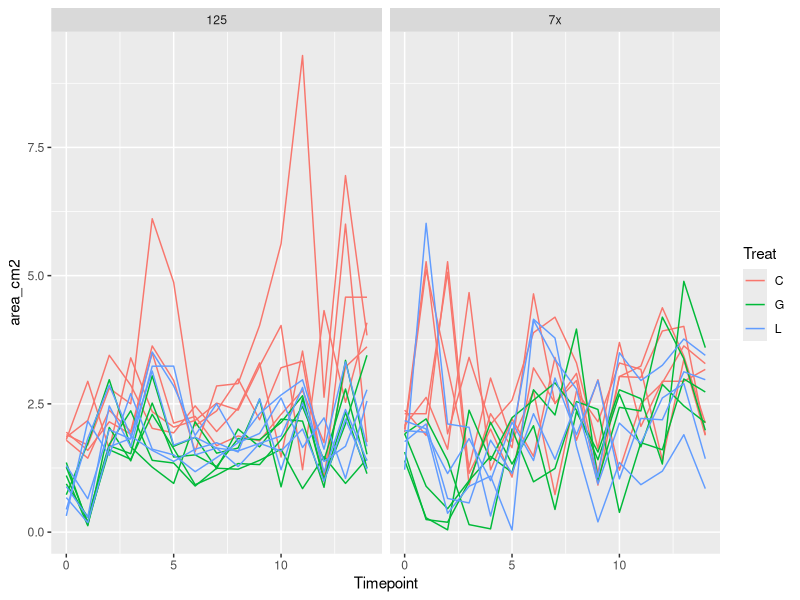
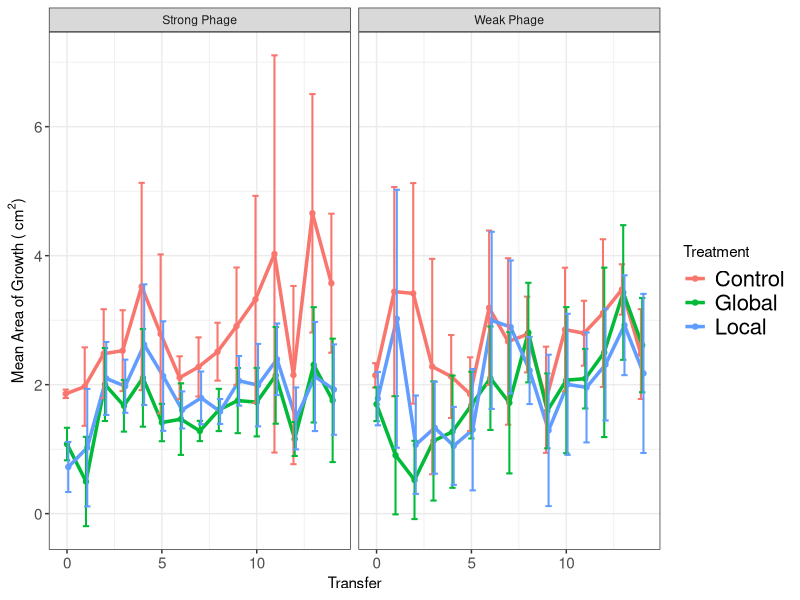
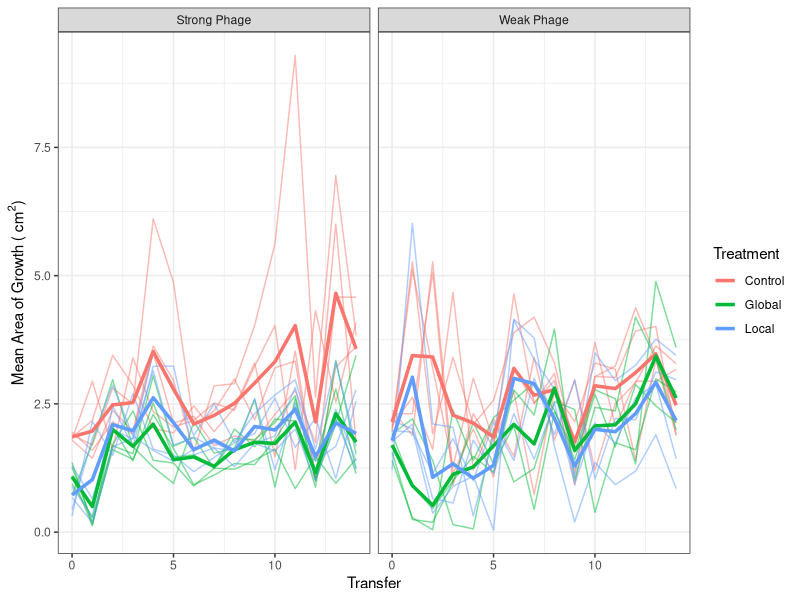
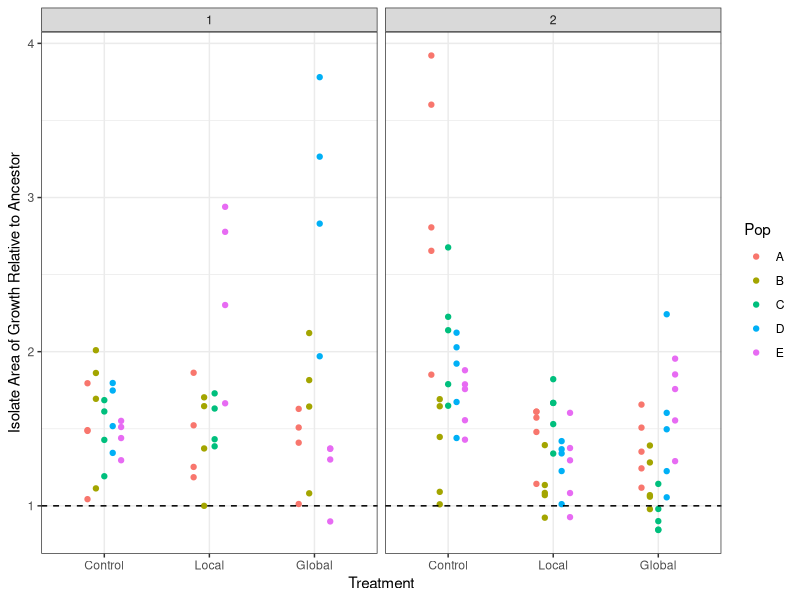
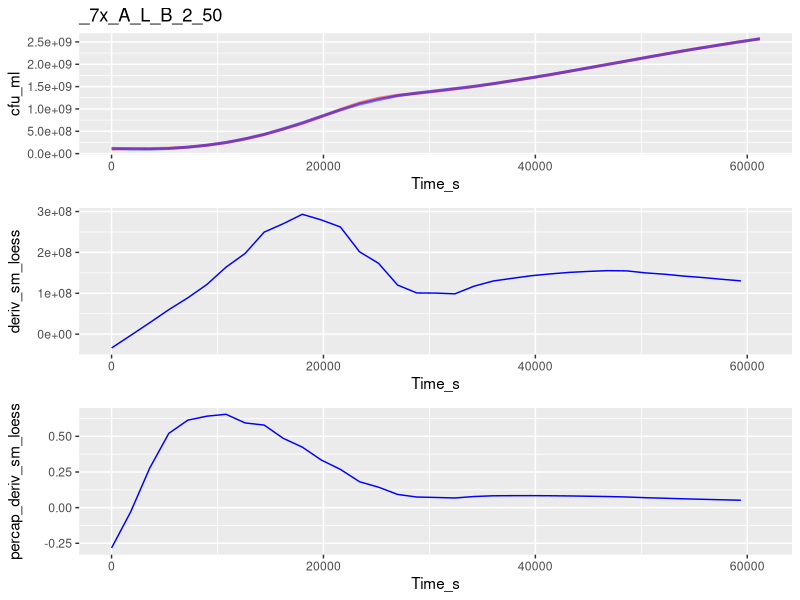
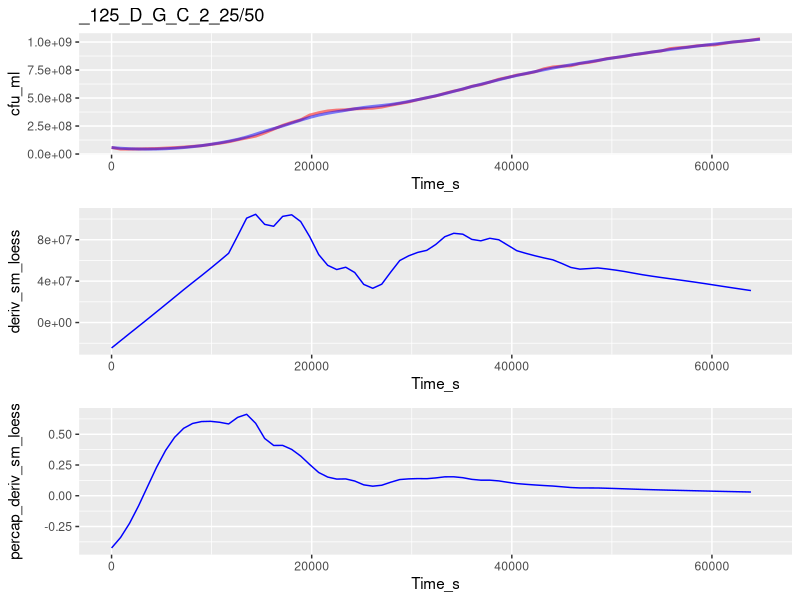
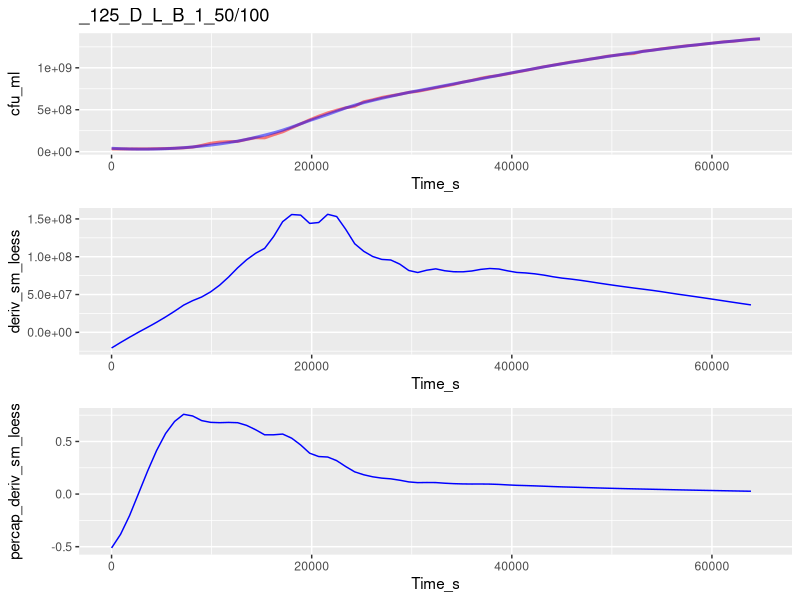
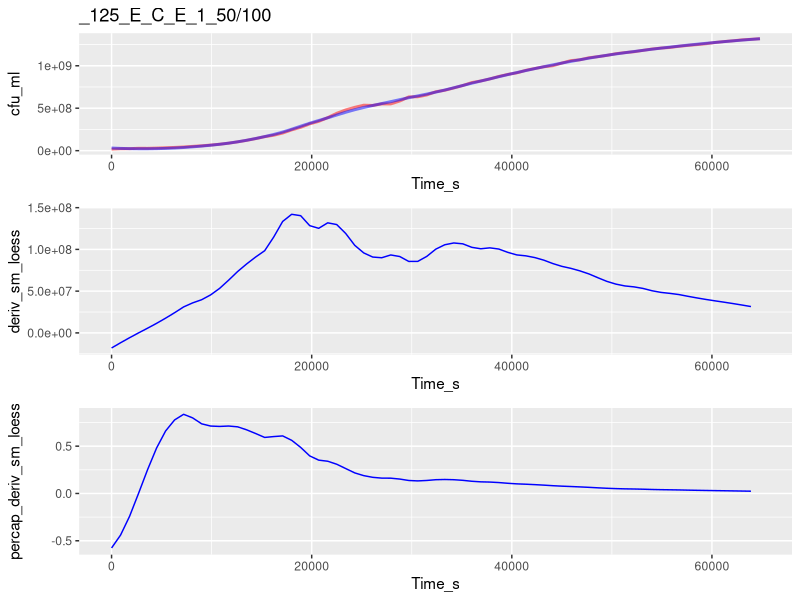

Recreate these plots in R, in order. (Note: this script raises an error after producing the figures.)
##TODO: 
##      migration stats
##      growth curve analysis
##      growth curve stats
##      

library("ggplot2")
library("dplyr")

#Need to split this into 2 scripts: one to take the messy data
# (e.g. isolate information in underscore formats, etc)
#and get it cleaned up, then output those clean data
#And another to take the clean data & analyze it
#Then put the messy data in one folder and the clean data in another folder
#Along with the separate scripts
#So when it's published, can just tell people to re-run the clean data script

#need to make Rep vs Pop consistent
#redo all analysis using dplyr
#redo analysis using vectorization
#include std curve for spec in this code (it may alread be there???)
#Do a scripted analysis of how much to smoothe gc data (not manually checking)
# #to be done later:
# #define function to get means of rates
# mean_rates <- function(sub_by_list, my_data)
# analyze additional plate scans
#change resistance to be by treat then by pop
#Change growth rate for ancestor to dotted line

##Experimental evolution migration ----
exper_evol_migr <- read.csv("./Clean_Data/Experimental_evolution_growth.csv")

#Drop points after T14
exper_evol_migr <- exper_evol_migr[exper_evol_migr$Timepoint <= 14, ]

#Calculate total area
exper_evol_migr$area_cm2 <- pi*exper_evol_migr$Width_cm/2*exper_evol_migr$Height_cm/2

#Make plot with all pops shown
ggplot(data = exper_evol_migr,
       aes(x = Timepoint, y = area_cm2, group = paste(Treat, Pop),
           color = Treat)) +
  geom_line() +
  facet_grid(~Proj)

#Summarize
exper_evol_migr <- group_by(exper_evol_migr, Proj, Treat, Timepoint)
exper_evol_summ <- summarize(exper_evol_migr,
                             area_mean = mean(area_cm2),
                             area_sd = sd(area_cm2),
                             area_n = n())

#Make plot of summarized data
my_facet_labels <- c("7x" = "Weak Phage", "125" = "Strong Phage")

ggplot(data = exper_evol_summ, aes(x = Timepoint, y = area_mean,
                                   color = Treat)) +
  geom_point(position = position_dodge(0.2)) + 
  geom_line(size = 1.2, position = position_dodge(0.2)) +
  theme_bw() +
  theme(axis.text.y = element_text(size = 11), axis.text.x = element_text(size = 11),
        legend.text = element_text(size = 16)) +
  facet_grid(~Proj, labeller = labeller(Proj = my_facet_labels)) +
  geom_errorbar(aes(ymax = area_mean+area_sd, ymin = area_mean-area_sd),
                width=1, size = .7, position=position_dodge(0.2)) +
  labs(x = "Transfer", 
       y = expression(paste("Mean Area of Growth ( ", cm^2, ")"))) + 
  scale_color_hue(name = "Treatment", breaks = c("C", "G", "L"),
                  labels = c("Control", "Global", "Local"))

#Make plot with both summarized and non-summarized data
ggplot(data = exper_evol_migr,
               aes(x = Timepoint, y = area_cm2, group = paste(Treat, Pop),
                   color = Treat)) +
         geom_line(alpha = 0.5) +
         facet_grid(~Proj, labeller = labeller(Proj = my_facet_labels)) +
  theme_bw() +
  scale_color_hue(name = "Treatment", breaks = c("C", "G", "L"),
                  labels = c("Control", "Global", "Local")) +
  geom_line(data = exper_evol_summ,
            aes(x = Timepoint, y = area_mean, color = Treat,
                group = Treat),
            size = 1.2) +
  labs(x = "Transfer", 
       y = expression(paste("Mean Area of Growth ( ", cm^2, ")"))) + 
  NULL
    

##Isolate migration ----
isol_migration <- read.csv("./Clean_Data/Isolate_migration.csv")

#Calculate total area
isol_migration$area_cm2 <- pi*isol_migration$Width_cm/2*isol_migration$Height_cm/2

#Calculate total area relative to same-day ancestor
ancestors <- isol_migration[isol_migration$Isol == "Anc", ]
isol_migration$relative_area <-
  isol_migration$area_cm2/ancestors$area_cm2[
    match(as.Date(isol_migration$end_timestamp),
          as.Date(ancestors$end_timestamp))]

#Plot data
my_facet_labels <- c("7x" = "Weak Phage", 
                     "125" = "Strong Phage",
                     "C" = "Control", "G" = "Global", "L" = "Local",
                     "A" = "WT")

ggplot(isol_migration[isol_migration$Isol != "Anc", ], 
       aes(x = Treat, y = relative_area, color = Pop,
           group = Pop)) +
  geom_point(position = position_dodge(0.4)) +
  facet_grid(~Proj, labeller = labeller(Proj = my_facet_labels)) +
  theme_bw() + 
  labs(y = "Isolate Area of Growth Relative to Ancestor",
       x = "Treatment") +
  geom_hline(yintercept = 1, lty = 2) +
  scale_x_discrete(limits = c("C", "L", "G"),
                   labels = c("Control", "Local", "Global")) +
  NULL

##Isolate growth curves ----


##growth curve analysis
# library("minpack.lm")
# library("tidyr")
# library("lubridate")

#Read data
gc_data <- read.csv("./Clean_Data/Isolate_growth_curves.csv",
                    header = T, stringsAsFactors = F)

#Make unique well identifiers
gc_data$uniq_well <- paste(gc_data$Date,
                           gc_data$Proj,
                           gc_data$Pop,
                           gc_data$Treat,
                           gc_data$Isol,
                           gc_data$Rep_Well,
                           gc_data$Media,
                           sep = "_")

#reorder
gc_data <- gc_data[order(gc_data$uniq_well, gc_data$Time_s), ]

calc_deriv <- function(density, percapita = FALSE,
                          subset_by = NULL, time = NULL,
                          time_normalize = NULL) {
  #Note! density values must be sorted sequentially into their unique sets already
  
  #Provided a vector of density values, this function returns (by default) the
  # difference between sequential values
  #if percapita = TRUE, the differences of density are divided by density
  #if subset_by is provided, it should be a vector (same length as density),
  # the unique values of which will separate calculations
  #if time_normalize is specified, time should be provided as a simple 
  # numeric (e.g. number of seconds) in some unit
  #Then the difference will be normalized for the time_normalize value
  #(e.g. if time is provided in seconds and the difference per hour is wanted,
  # time_normalize should = 3600)
  
  #Check inputs
  if (!is.numeric(time)) {
    stop("time is not numeric")
  }
  if (!is.null(time_normalize)) {
    if (!is.numeric(time_normalize)) {
      stop("time_normalize is not numeric")
    } else if (is.null(time)) {
      stop("time_normalize is specified, but time is not provided")
    }
  }
  
  #Calc derivative
  ans <- c(density[2:length(density)]-density[1:(length(density)-1)])
  #Percapita (if specified)
  if (percapita) {
    ans <- ans/density[1:(length(density)-1)]
  }
  #Time normalize (if specified)
  if (!is.null(time_normalize)) {
    ans <- ans/
      (c(time[2:length(time)]-time[1:(length(time)-1)])/time_normalize)
  }
  #Subset by (if specified)
  if (!is.null(subset_by)) {
    ans[subset_by[2:length(subset_by)] != subset_by[1:(length(subset_by)-1)]] <- NA
  }
  return(c(ans, NA))
}

#Smooth data
gc_data$sm_loess <- NA
for (my_well in unique(gc_data$uniq_well)) {
  my_rows <- which(gc_data$uniq_well == my_well)
  #Smooth with loess
  gc_data$sm_loess[my_rows] <- loess(cfu_ml ~ Time_s, span = 0.4,
                                             data = gc_data[my_rows, ])$fitted
}

#Calculate growth per hour from loess curve
gc_data$deriv_sm_loess <- calc_deriv(gc_data$sm_loess,
                                     subset_by = gc_data$uniq_well,
                                     time = gc_data$Time_s,
                                     time_normalize = 3600)

#Calculate per capita growth per hour from loess curve
gc_data$percap_deriv_sm_loess <- calc_deriv(gc_data$sm_loess,
                                            percapita = TRUE,
                                            subset_by = gc_data$uniq_well,
                                            time = gc_data$Time_s,
                                            time_normalize = 3600)
  

#Calculate per capita growth per hour from original curve
gc_data$percap_deriv_cfu <- calc_deriv(gc_data$cfu_ml,
                                       percapita = TRUE,
                                       subset_by = gc_data$uniq_well,
                                       time = gc_data$Time_s,
                                       time_normalize = 3600)

#View samples of original & smoothed curves
# as well as derivatives (per cap & not) of both orig and smoothed curves
for (my_well in sample(unique(gc_data$uniq_well), 5)) {
  my_rows <- which(gc_data$uniq_well == my_well)
  
  print(cowplot::plot_grid(
    ggplot(data = gc_data[my_rows, ],
           aes(x = Time_s, y = cfu_ml)) +
      geom_line(color = "red", lwd = 1, alpha = 0.5) +
      geom_line(aes(x = Time_s, y = sm_loess),
                color = "blue", lwd = 1, alpha = 0.5) +
      ggtitle(gc_data[my_rows[1], "uniq_well"]) +
      #geom_hline(yintercept = 383404890) +
      NULL,
    ggplot(data = gc_data[my_rows, ],
           aes(x = Time_s, y = deriv_sm_loess)) +
      geom_line(color = "blue") +
      NULL,
    ggplot(data = gc_data[my_rows, ],
           aes(x = Time_s, y = percap_deriv_sm_loess)) +
      geom_line(color = "blue") +
      # geom_line(aes(x = Time_s, y = percap_deriv_cfu),
      #           color = "red") +
      NULL,
    ncol = 1, align = "v"))
}

find_local_extrema <- function(values, 
                               return_maxima = TRUE,
                               return_minima = TRUE,
                               width_limit = NULL,
                               height_limit = NULL,
                               remove_endpoints = TRUE,
                               na.rm = FALSE) {
  #Takes a vector of values and returns a vector of the indices
  # of all local value extrema (by default, returns both maxima and minima)
  # To only return maxima or minima, change return_maxima/return_minima to FALSE

  #width_limit and/or height_limit must be provided
  #Width is how wide the window will be to look for a maxima/minima
  # Narrower width will be more sensitive to narrow local maxima/minima
  # Wider width will be less sensitive to narrow local maxima/minima
  #Height is how high or low a single step is allowed to take
  # e.g. a maxima-finding function will not pass a valley deeper
  # than height_limit
  #Note that this also limits approaches to extrema, so if set too small
  # function may converge on non-peaks
  #If both width_limit and height_limit are provided, steps are limited
  # conservatively (a single step must meet both criteria)
  
  #This function is designed to be compatible with dplyr::group_by and summarize
  
  #Check inputs
  if (!return_maxima & !return_minima) {
    stop("Both return_maxima and return_minima are FALSE, at least one must be TRUE")
  }
  if (is.null(width_limit) & is.null(height_limit)) {
    stop("Either width_limit or height_limit must be provided")
  }
  if (!is.null(width_limit)) {
    if (width_limit%%2 == 0) {
      warning("width_limit must be odd, will use ", width_limit-1, " as width_limit")
      width_limit <- width_limit - 1
    }
  }
  if (is.null(width_limit) & !is.null(height_limit)) {
    warning("height_limit alone tends to be sensitive to height_limit parameter, use with caution")
  }
  if (na.rm == TRUE & sum(is.na(values)) > 0) {
    if (!all(is.na(values[(1+length(values)-sum(is.na(values))):length(values)]))) {
      warning("Removing NAs found within values vector, returned indices will refer to non-NA values")
      print(values)
    }
    values <- values[!is.na(values)]
  } else if(any(is.na(values))) {
    stop("Some provided values are NA and na.rm = FALSE")
  }
  
  #Define sub-function to find limits of the window
  get_window_limits <- function(cnt_pos,
                                width_limit = NULL,
                                height_limit = NULL,
                                looking_for = c("minima", "maxima"),
                                values = NULL) {
    #Check inputs
    if (length(looking_for) > 1) {stop("looking_for must be specified")}
    if (!is.null(height_limit) & is.null(values)) {
        stop("height_limit is specified, but no values are provided")
    }
    if (is.null(width_limit) & is.null(height_limit)) {
      stop("Either width_limit or height_limit must be provided")
    }
    
    #Define window limits
    window_start <- c(NA, NA)
    if (!is.null(width_limit)) { #using width limit
      window_start[1] <- max(c(1, cnt_pos-floor(width_limit/2)))
    }
    if (!is.null(height_limit)) { #using height limig
      #For startpoint height, we want the latest point that is
      #behind of our current point and
      #either:
      # below current height - height limit
      # or above current height + height limit
      #Then we move one place forward 
      # (so it's the last value w/in height limit)
        window_start[2] <- max(c(1,
                                 1+which(1:length(values) < cnt_pos &
                                         (values >= (values[cnt_pos] + height_limit) |
                                            values <= (values[cnt_pos] - height_limit)))))
        #Make sure we're going at least 1 point backwards
        if(window_start[2] >= cnt_pos) {window_start[2] <- cnt_pos-1}
    }
    window_end <- c(NA, NA)
    if (!is.null(width_limit)) { #using width limit
      window_end[1] <- min(c(length(values), cnt_pos+floor(width_limit/2)))
    }
    if (!is.null(height_limit)) { #using height limit
        #For endpoint height, we want the earliest point that is
        #forward of our current point and
        #either:
        # below current height - height limit
        # or above current height + height limit
        #Then we move one place back 
        # (so it's the last value w/in height limit)
        window_end[2] <- min(c(length(values),
                               -1+which(1:length(values) > cnt_pos & #not backwards
                                    (values <= (values[cnt_pos] - height_limit) |
                                      values >= (values[cnt_pos] + height_limit)))))
        #Make sure we're going at least one point forwards
        if (window_end[2] <= cnt_pos) {window_end[2] <- cnt_pos+1}
    }
    return(c(max(window_start, na.rm = T), min(window_end, na.rm = T)))
  }
  
  find_next_extrema <- function(cnt_pos, values,
                        width_limit = NULL,
                        height_limit = NULL,
                        looking_for = c("minima", "maxima")) {
    if (cnt_pos == length(values)) {best_pos <- cnt_pos-1
    } else {best_pos <- cnt_pos+1}
    
    #Save the starting position so we never go backwards
    start_pos <- cnt_pos
    
    ##Looking for next maxima
    if(looking_for == "maxima") {
      while (cnt_pos != best_pos) {
        #Move the previous best pointer to current pointer location
        best_pos <- cnt_pos
        #Get next window limits
        window_lims <- get_window_limits(cnt_pos = cnt_pos,
                                         width_limit = width_limit,
                                         height_limit = height_limit,
                                         looking_for = "maxima",
                                         values = values)
        #Make sure we're not going backwards
        window_lims <- c(max(start_pos, window_lims[1]),
                         max(start_pos, window_lims[2]))
        #Then move current pointer to highest point within window
        # (making sure not to check non-integer indices, or indices below 1 or
        #  higher than the length of the vector)
        cnt_pos <- window_lims[1]-1+which.max(values[window_lims[1]:window_lims[2]])
      }
    ##Looking for next minima
    } else if (looking_for == "minima") {
      while (cnt_pos != best_pos) {
        #Move the previous best pointer to current pointer location
        best_pos <- cnt_pos
        #Get next window limits
        window_lims <- get_window_limits(cnt_pos = cnt_pos,
                                         width_limit = width_limit,
                                         height_limit = height_limit,
                                         looking_for = "minima",
                                         values = values)
        #Make sure we're not going backwards
        window_lims <- c(max(start_pos, window_lims[1]),
                         max(start_pos, window_lims[2]))
        #Then move current pointer to lowest point within window
        # (making sure not to check non-integer indices, or indices below 1 or
        #  higher than the length of the vector)
        cnt_pos <- window_lims[1]-1+which.min(values[window_lims[1]:window_lims[2]])
      }
    }
    return(best_pos)
  }
  
  cnt_pos <- 1
  ##Find first maxima
  maxima_list <- c(find_next_extrema(cnt_pos, values,
                                     width_limit = width_limit,
                                     height_limit = height_limit,
                                     looking_for = "maxima"))
  ##Find first minima
  minima_list <- c(find_next_extrema(cnt_pos, values,
                                     width_limit = width_limit,
                                     height_limit = height_limit,
                                     looking_for = "minima"))
  
  ##Check for next extrema until...
  while (TRUE) {
    #we're finding repeats
    if (any(duplicated(c(minima_list, maxima_list)))) {break}
    #or we hit the end of the values
    if (length(values) %in% c(maxima_list, minima_list)) {
      break
    }
    #Since maxima & minima must alternate, always start with furthest one 
    # we've found so far
    cnt_pos <- max(c(minima_list, maxima_list))
    #we're looking for a maxima next
    if (cnt_pos %in% minima_list) {
      maxima_list <- c(maxima_list,
                       find_next_extrema(cnt_pos, values,
                                         width_limit = width_limit,
                                         height_limit = height_limit,
                                         looking_for = "maxima"))
      #we're looking for a minima next
    } else if (cnt_pos %in% maxima_list) {
      minima_list <- c(minima_list,
                       find_next_extrema(cnt_pos, values,
                                         width_limit = width_limit,
                                         height_limit = height_limit,
                                         looking_for = "minima"))
    }
  }
  
  #Combine maxima & minima values & remove duplicates
  output <- c()
  if (return_maxima) {output <- c(output, maxima_list)}
  if (return_minima) {output <- c(output, minima_list)}
  #If remove endpoints is true, remove first or last values from return
  if (remove_endpoints) {
    if (1 %in% output) {output <- output[-which(output == 1)]}
    if (length(values) %in% output) {
      output <- output[-which(output == length(values))]}
  }
  #Remove duplicates
  output <- unique(output)
  #Order
  output <- output[order(output)]
  
  return(output)
}

#Group data by unique wells
gc_data <- group_by(gc_data, Date, Proj, Pop, Treat, Isol, Rep_Well, Media,
                    uniq_well)

# at max percap growth rate, find:
#     per capita growth rate (r)
#     density
#     time since some low density (lag time)
# at first local minima of non-percap growth rate after max growth rate 
#   (pseudo carrying capacity)
#   at pseudo K, find:
#     density (carrying capacity)
#     time since max percap growth rate
#     time since low density

gc_summarized <- summarize(gc_data,
   first_min_index = find_local_extrema(sm_loess,
                                        return_maxima = FALSE,
                                        width_limit = (7200/(Time_s[2]-Time_s[1])) + 1,
                                        na.rm = T,
                                        remove_endpoints = FALSE)[1],
   first_min = sm_loess[first_min_index],
   first_min_time = Time_s[first_min_index],
  #find the per capita grow rate peaks
  max_percap_index = find_local_extrema(percap_deriv_sm_loess,
                                        return_minima = FALSE,
                                        width_limit = (21600/(Time_s[2]-Time_s[1])) + 1,
                                        na.rm = T,
                                        remove_endpoints = F)[
     #Use the first one that follows the minimum density
     match(TRUE, find_local_extrema(percap_deriv_sm_loess,
                                    return_minima = FALSE,
                                    width_limit = (21600/(Time_s[2]-Time_s[1])) + 1,
                                    na.rm = T,
                                    remove_endpoints = F) >= first_min_index)],                   
  max_percap_gr_rate = percap_deriv_sm_loess[max_percap_index],
  max_percap_gr_rate_time = Time_s[max_percap_index],
  max_percap_gr_rate_dens = sm_loess[max_percap_index],
  pseudo_K_index = #find the local minima in non-per capita grow rate
    find_local_extrema(deriv_sm_loess,
                                      return_maxima = FALSE,
                                      width_limit = (7200/(Time_s[2]-Time_s[1])) + 1,
                                      na.rm = T)[
      #use the first one that follows the max percap gr rate
    match(TRUE, find_local_extrema(deriv_sm_loess,
                                      return_maxima = FALSE,
                                      width_limit = (7200/(Time_s[2]-Time_s[1])) + 1,
                                      na.rm = T) > max_percap_index)],
  pseudo_K = sm_loess[pseudo_K_index],
  pseudo_K_time = Time_s[pseudo_K_index],
  pseudo_K_deriv = deriv_sm_loess[pseudo_K_index],
  pseudo_K_index2 = #find the local minima with more sensitivity
    find_local_extrema(deriv_sm_loess,
                       return_maxima = FALSE,
                       width_limit = (5400/(Time_s[2]-Time_s[1])) + 1,
                       na.rm = T)[
     #use the first one that follows the max percap gr rate
     match(TRUE, find_local_extrema(deriv_sm_loess,
                                    return_maxima = FALSE,
                                    width_limit = (5400/(Time_s[2]-Time_s[1])) + 1,
                                    na.rm = T) > max_percap_index)],
  pseudo_K2 = sm_loess[pseudo_K_index2],
  pseudo_K_time2 = Time_s[pseudo_K_index2],
  pseudo_K_deriv2 = deriv_sm_loess[pseudo_K_index2],
  
   #   pseudo_K_timetomaxpcgr = #pseudo K time - max percap gr rate time
)

#For pseudo K, use more-sensitive data when less-sensitive
# window didn't find it

                       

#The problem continues to be that we cannot find
# a threshold density which all pops start below
# and which all pops grow to at a reasonably early time
#Perhaps the solution is to divide it by project/media?


#Code to check find_local_extrema on a single well
my_well <- "2017-A_7x_Anc_Anc_Anc_1_50"
  #"2017-E_7x_B_C_E_1_50" #lowest pseudo-K
#my_well <- "2017-E_7x_B_G_E_1_100" #highest first min
#unique(gc_data$uniq_well)[1]
temp <- gc_data[gc_data$uniq_well == my_well, ]
find_local_extrema(temp$sm_loess,
                   return_minima = FALSE,
                   width_limit = (28800/(temp$Time_s[2]-temp$Time_s[1])) + 1,
                   na.rm = T,
                   remove_endpoints = F)
                   

for (my_well in unique(gc_data$uniq_well)) {
  tiff(filename = paste("./Growth_curve_plots/", my_well, ".tiff", sep = ""),
       width = 5, height = 10, units = "in", res = 300)
  my_rows <- which(gc_data$uniq_well == my_well)
  print(cowplot::plot_grid(
    ggplot(data = gc_data[my_rows, ],
           aes(x = Time_s, y = cfu_ml)) +
      geom_line(color = "red", lwd = 1, alpha = 0.5) +
      geom_line(aes(x = Time_s, y = sm_loess),
                color = "blue", lwd = 1, alpha = 0.5) +
      ggtitle(gc_data[my_rows[1], "uniq_well"]) +
      #Add point for first minima
      geom_point(data = gc_summarized[gc_summarized$uniq_well == my_well, ],
                 aes(x = first_min_time, y = first_min),
                 color = "green", size = 3) +
      NULL,
    ggplot(data = gc_data[my_rows, ],
           aes(x = Time_s, y = deriv_sm_loess)) +
      geom_line(color = "blue") +
      #Add point for pseudo K
      geom_point(data = gc_summarized[gc_summarized$uniq_well == my_well, ],
                 aes(x = pseudo_K_time, y = pseudo_K_deriv),
                 color = "green", size = 3) +
      NULL,
    ggplot(data = gc_data[my_rows, ],
           aes(x = Time_s, y = percap_deriv_sm_loess)) +
      geom_line(color = "blue") +
      #Add point for max growth rate
      geom_point(data = gc_summarized[gc_summarized$uniq_well == my_well, ],
                 aes(x = max_percap_gr_rate_time, y = max_percap_gr_rate),
                 color = "green", size = 3) +
      NULL,
    ncol = 1, align = "v"))
  dev.off()
}

##Check:
wells_check <- c("2017-B_7x_C_L_B_1_50", #isn't working
                 "2017-A_7x_Anc_Anc_Anc_1_50",
                 "2017-A_7x_B_L_A_1_100",
                 "2017-B_7x_C_L_B_1_50",
                 "2017-C_7x_B_C_C_1_100",
                 "2017-C_7x_B_C_C_2_100",
                 "2017-C_7x_C_C_C_1_50",
                 "2017-C_7x_C_L_C_2_100",
                 "2017-C_7x_D_G_C_1_50",
                 "2017-C_7x_D_G_C_1_100",
                 "2017-C_7x_D_G_C_2_50",
                 "2017-C_7x_D_G_C_2_100",
                 "2017-C_7x_E_G_C_1_100",
                 "2017-C_7x_E_G_C_2_100",
                 "2017-E_7x_B_C_E_1_50",
                 "2017-E_7x_C_C_E_1_100",
                 "2017-E_7x_C_C_E_2_100",
                 "2019-09-10_125_B_C_A_1_25-50",
                 "2019-09-10_125_B_C_A_2_25-50",
                 "2019-09-10_125_B_G_A_1_25-50",
                 "2019-09-12_125_B_C_D_1_25-50",
                 "2019-09-12_125_B_C_D_2_25-50",
                 "2019-09-12_125_B_G_D_1_25-50",
                 "2019-09-12_125_D_L_D_1_50-100",
                 "2019-09-12_125_D_L_D_2_50-100",
                 "2019-09-13_125_B_C_E_1_50-100",
                 "2019-09-13_125_B_C_E_2_25-50",
                 "2019-09-13_125_C_C_E_1_50-100",
                 "2019-09-13_125_D_L_E_1_50-100"
                 )
                 

for (my_well in wells_check) {
  tiff(filename = paste("./Challenging_growth_curve_plots/", my_well, ".tiff", sep = ""),
       width = 5, height = 10, units = "in", res = 300)
  my_rows <- which(gc_data$uniq_well == my_well)
  print(cowplot::plot_grid(
    ggplot(data = gc_data[my_rows, ],
           aes(x = Time_s, y = cfu_ml)) +
      geom_line(color = "red", lwd = 1, alpha = 0.5) +
      geom_line(aes(x = Time_s, y = sm_loess),
                color = "blue", lwd = 1, alpha = 0.5) +
      ggtitle(gc_data[my_rows[1], "uniq_well"]) +
      #Add point for first minima
      geom_point(data = gc_summarized[gc_summarized$uniq_well == my_well, ],
                 aes(x = first_min_time, y = first_min),
                 color = "green", size = 3) +
      NULL,
    ggplot(data = gc_data[my_rows, ],
           aes(x = Time_s, y = deriv_sm_loess)) +
      geom_line(color = "blue") +
      #Add point for pseudo K
      geom_point(data = gc_summarized[gc_summarized$uniq_well == my_well, ],
                 aes(x = pseudo_K_time, y = pseudo_K_deriv),
                 color = "green", size = 3) +
      #Add point for pseudo K2
      geom_point(data = gc_summarized[gc_summarized$uniq_well == my_well, ],
                 aes(x = pseudo_K_time2, y = pseudo_K_deriv2),
                 color = "dark green", size = 2) +
      NULL,
    ggplot(data = gc_data[my_rows, ],
           aes(x = Time_s, y = percap_deriv_sm_loess)) +
      geom_line(color = "blue") +
      #Add point for max growth rate
      geom_point(data = gc_summarized[gc_summarized$uniq_well == my_well, ],
                 aes(x = max_percap_gr_rate_time, y = max_percap_gr_rate),
                 color = "green", size = 3) +
      NULL,
    ncol = 1, align = "v"))
  dev.off()
}              
                 
                  


#get first_min values and sort
values <- gc_summarized
values <- values[order(-values$first_min), ]

values <- gc_data[my_rows, ]
plot(1:nrow(values), values$deriv_sm_loess)
find_local_extrema(values$deriv_sm_loess,
                   return_maxima = T,
                   width_limit = (3600/(values$Time_s[2]-values$Time_s[1])) + 1,
                   na.rm = T,
                   remove_endpoints = F)


#Find the low-threshold density to use as pseudo time 0
hist((gc_data$sm_loess[gc_data$Time_s == 0]))
max(gc_data$sm_loess[gc_data$Time_s == 0])

##TODO put this in descending order and figure out how to 
##pick a threshold that is before the peaks of most but
##high enough that we know when most pass it
test <- gc_data[gc_data$Time_s == 0, ]
test <- test[order(-test$sm_loess), ]


#Plot curves & peaks
view_peaks <- function(time_data, dens_data, well_contents, plt_point = TRUE,
                       peak_time = NULL, peak_dens = NULL, peak_well_contents,
                       numplots = 9, lwd = 1) {
  #Inputs:  time_data - vector of time values
  #         dens_data - vector of density values, matched with time_data
  #         well_contents - vector of well contents, matched with time_data
  #         peak_time - vector of peaks' time values
  #         peak_dens - vector of peaks' density values, matched with peak_time
  #         peak_well_contents - vectore of peaks' well contents, matched with peak_time
  require(ggplot2)
  for (start_group in seq(from = 1, to = length(unique(well_contents)),
                          by = numplots)) {
    my_wells <- unique(well_contents)[start_group:(start_group+numplots-1)]
    myplot <- ggplot(data = data.frame(
      "dens" = dens_data[well_contents %in% my_wells],
      "time" = time_data[well_contents %in% my_wells],
      "contents" = well_contents[well_contents %in% my_wells]),
      aes(x = time, y = dens)) +
      geom_line(lwd = lwd) +
      facet_wrap(~contents)
    if (plt_point) {
      myplot <- myplot + 
        geom_point(data = data.frame(
          "dens" = peak_dens[peak_well_contents %in% my_wells],
          "time" = peak_time[peak_well_contents %in% my_wells],
          "contents" = peak_well_contents[peak_well_contents %in% my_wells]),
          aes(x = time, y = dens),
          size = 3, pch = 13)
    }
    print(myplot)
  }
}

view_peaks(tidymerge$Timepoint, tidymerge$OD, tidymerge$Well,
           peak_time = outmerge$maxtime, peak_dens = outmerge$max, 
           peak_well_contents = outmerge$Well)

#Group data by indiv growth curves
grp_data1 <- dplyr::group_by(tidycurves[!is.na(tidycurves$smoothed), ], 
                             Well)

#Get OD peak height & time for each growth curve
out_data1 <- dplyr::summarize(grp_data1, 
                              max = analyze_curves(smoothed, Timepoint, 
                                                   bandwidth = 9, return = "max"),
                              maxtime = analyze_curves(smoothed, Timepoint, 
                                                       bandwidth = 9, 
                                                       return = "maxtime"))



#extract maximum percap growth rates for each uniq well
#using non-overlapping averaged smoothing
gc_sm$Time <- as.character(gc_sm$Time)
gc_mpptir <- group_by(gc_sm, Media, Proj, Pop, Treat, Isol, Rep_Well)
gc_mpptir <- summarize(gc_mpptir, max_pcgr = max(pcgr, na.rm = T))
gc_mppti <- group_by(gc_mpptir, Media, Proj, Pop, Treat, Isol)
gc_mppti <- summarize(gc_mppti, gr_max_avg = mean(max_pcgr),
                      dt_min_sd = sd(max_pcgr))
gc_mppt <- group_by(gc_mppti, Media, Proj, Pop, Treat)
gc_mppt <- summarize(gc_mppt, avg_isols = mean(gr_max_avg),
                     sd_isols = sd(gr_max_avg))

#Making percap growth rate plots
my_facet_labels <- c("100" = "Rich Environment", 
                     "50" = "Adapted Environment",
                     "C" = "Control", "G" = "Global", "L" = "Local",
                     "A" = "WT", "1" = "Weak Phage", "2" = "Strong Phage")

#plot of all isols
gc_mppti$Media <- factor(gc_mppti$Media, levels = c(50, 100))
ggplot(gc_mppti, aes(x = Treat, y = gr_max_avg)) + 
  geom_jitter(width = 0.1, height = 0, size = 2) + 
  facet_grid(Media ~ Pop, labeller = labeller(Media = my_facet_labels)) +
  labs(x = "Treatment", y = "Per Capita Growth Rate (/hour)") +
  theme(axis.text.x = element_text(size = 11), 
        axis.text.y = element_text(size = 11)) +
  theme_bw()

#plot of all pops
gc_mppt$Media <- factor(gc_mppt$Media, levels = c(50, 100))

#For local viewing
ggplot(gc_mppt, aes(x = Treat, y = avg_isols), 
       labeller = labeller(Treat = my_facet_labels)) + 
  geom_point(pch = 1, size = 3) +
  facet_grid(Proj~Media, 
             labeller = labeller(Media = my_facet_labels, Proj = my_facet_labels)) + 
  labs(x = "Treatment", y = "Maximum Per Capita Growth Rate (/hour)") + theme_bw() + 
  scale_x_discrete(labels = c("Ancestor", "Control", "Global", "Local"))

#For poster
png(filename = "growth_rate_pops.png", width = 10, height = 7,
    units = "in", res = 300)
ggplot(gc_mppt, aes(x = Treat, y = avg_isols), 
       labeller = labeller(Treat = my_facet_labels)) + 
  geom_jitter(width = 0.075, height = 0, pch = 16, size = 6) +
  facet_grid(Proj~Media, 
             labeller = labeller(Media = my_facet_labels, Proj = my_facet_labels)) + 
  labs(x = "Treatment", y = "Maximum Per Capita Growth Rate (/hr)") + theme_bw() + 
  scale_x_discrete(labels = c("Ancestor", "Control", "Global", "Local")) +
  theme(axis.title = element_text(size = 20), axis.text = element_text(size = 16),
        strip.text = element_text(size = 20))
dev.off()


## Isolate resistance ----
resis_data <- read.csv("./Clean_Data/Isolate_resistance.csv",
                       stringsAsFactors = F)

#calculate EOP for ea isol
resis_data$EOP <- NA
resis_data$bd <- F
#First Handle below-detection points
my_rows <- which(resis_data$PFU == 0)
resis_data$pfu_ml[my_rows] <- 1*resis_data$dilution[my_rows]
resis_data$bd[my_rows] <- T
#Then calculate all EOPs
for (i in 1:nrow(resis_data)) {
  my_sub <- subset(resis_data, resis_data$Date == resis_data$Date[i])
  resis_data$EOP[i] <- resis_data$pfu_ml[i]/
    mean(my_sub[my_sub$Treat == "Anc",]$pfu_ml)
}

#Add flag for old vs new approach
resis_data$approach <- NA
resis_data$approach[1:70] <- "old"
resis_data$approach[71:nrow(resis_data)] <- "new"

ggplot(resis_data[resis_data$Treat != "Anc", ], 
       aes(x = Treat, y = EOP, color = Pop,
           shape = bd, group = Pop)) +
  facet_grid(Proj~approach) +
  geom_point(position = position_dodge(width = 0.5),
             alpha = 0.7) +
  scale_y_continuous(trans = "log10") +
  theme_bw()

# #For local viewing
# ggplot(resis_data[resis_data$Treat != "A", ], aes(x = Treat, y = 1-EOP)) +
#   scale_x_discrete(name = "Treatment") +
#   ylab("Resistance to Phage") +
#   facet_grid(Proj~Pop, labeller = labeller(Proj = my_facet_labels)) +
#   geom_dotplot(binaxis = "y", stackdir = "center", binwidth = 0.01, 
#                dotsize = 3) +
#   # geom_jitter(width = 0.2, height = 0, size = 2) +
#   theme_bw() + ggtitle("Population") +
#   theme(plot.title = element_text(size = 12, hjust = 0.5), 
#         axis.title = element_text(size = 12),
#         axis.text.x = element_text(color = "black", size = 12)) +
#   geom_hline(yintercept = 0, linetype = "dotted", size = 1.5)
# 
# #For poster
# png("resis_isols.png", width = 14, height = 9, units = "in", res = 300)
# ggplot(resis_data[resis_data$Treat != "A", ], aes(x = Treat, y = 1-EOP)) +
#   scale_x_discrete(name = "Treatment") +
#   ylab("Resistance to Phage") +
#   facet_grid(Proj~Pop, labeller = labeller(Proj = my_facet_labels)) +
#   geom_dotplot(binaxis = "y", stackdir = "center", binwidth = 0.02, 
#                dotsize = 2) +
#   theme_bw() + ggtitle("Population") +
#   theme(plot.title = element_text(size = 24, hjust = 0.5), 
#         axis.title = element_text(size = 24),
#         axis.text = element_text(color = "black", size = 20),
#         strip.text = element_text(size = 24)) +
#   geom_hline(yintercept = 0, linetype = "dotted", size = 1.5)
# dev.off()
# 
# #resistance vs growth
# gc_resis_data <- merge(resis_data, gc_mppti)
# gc_resis_mppt <- group_by(gc_resis_data, Media, Proj, Pop, Treat)
# gc_resis_mppt <- summarize(gc_resis_mppt, avg_eop = mean(EOP),
#                            avg_gr = mean(gr_max_avg))
# 
# #Make plot of all isolates
# ggplot(gc_resis_data, aes(x = 1-EOP, y = gr_max_avg)) +
#   geom_point() + 
#   facet_grid(Media~., labeller = labeller(Media = my_facet_labels)) +
#   geom_smooth(method = "lm") +
#   labs(x = "Resistance", y = "Per Capita Growth Rate (/hour)")
# 
# summary(lm(gr_max_avg~Media*EOP, data = gc_resis_data))
# 
# #Make plot of all pops
# #For local viewing
# ggplot(gc_resis_mppt, aes(x = 1-avg_eop, y = avg_gr)) +
#   geom_point(size = 2, aes(pch = Treat)) + 
#   scale_shape_manual(values = c(3, 15, 16, 17), name = "Treatment",
#                      breaks = c("A", "C", "G", "L"),
#                      labels = c("WT", "Control", "Global", "Local")) +
#   facet_grid(Media~Proj, labeller = labeller(Media = my_facet_labels,
#                                              Proj = my_facet_labels)) +
#   geom_smooth(method = "lm") +
#   labs(x = "Resistance", y = "Average Per Capita Growth Rate (/hour)") +
#   theme_bw()
# 
# #For poster
# png("resis_gc_tradeoff.png", width = 10, height = 7, units = "in",
#     res = 300)
# ggplot(gc_resis_mppt, aes(x = 1-avg_eop, y = avg_gr)) +
#   geom_point(size = 4, aes(pch = Treat)) + 
#   scale_shape_manual(values = c(3, 15, 16, 17), name = "Treatment",
#                      breaks = c("A", "C", "G", "L"),
#                      labels = c("WT", "Control", "Global", "Local")) +
#   facet_grid(Proj~Media, labeller = labeller(Media = my_facet_labels,
#                                              Proj = my_facet_labels)) +
#   geom_smooth(method = "lm", se = F) +
#   labs(x = "Resistance", y = "Average Maximum Per Capita Growth Rate (/hr)") +
#   theme_bw() +
#   theme(axis.text = element_text(size = 16),
#         strip.text = element_text(size = 20),
#         axis.title = element_text(size = 20),
#         legend.title = element_text(size = 20),
#         legend.text = element_text(size = 16))
# dev.off()
# 
# summary(lm(avg_gr~avg_eop*Media, data = gc_resis_mppt))
# 


## Isolate PCA ----
